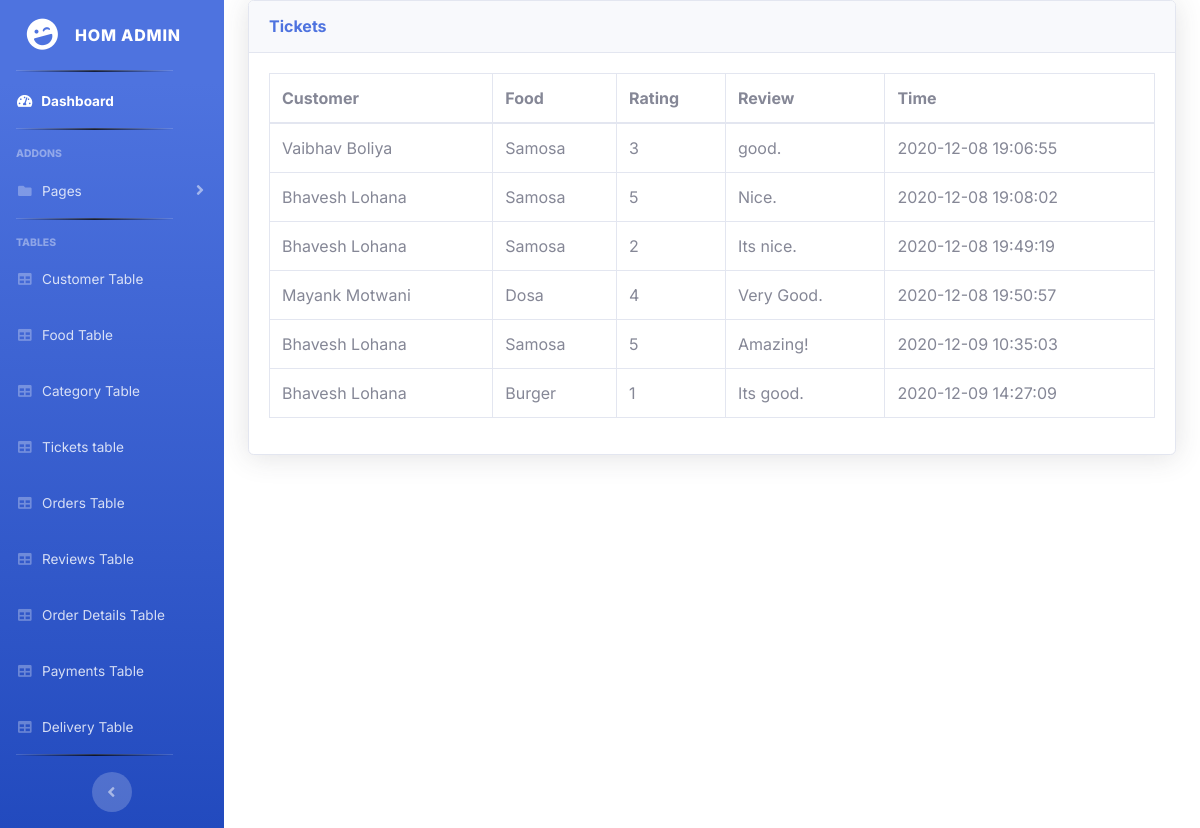
Before: /admin/review.php with the older database file.
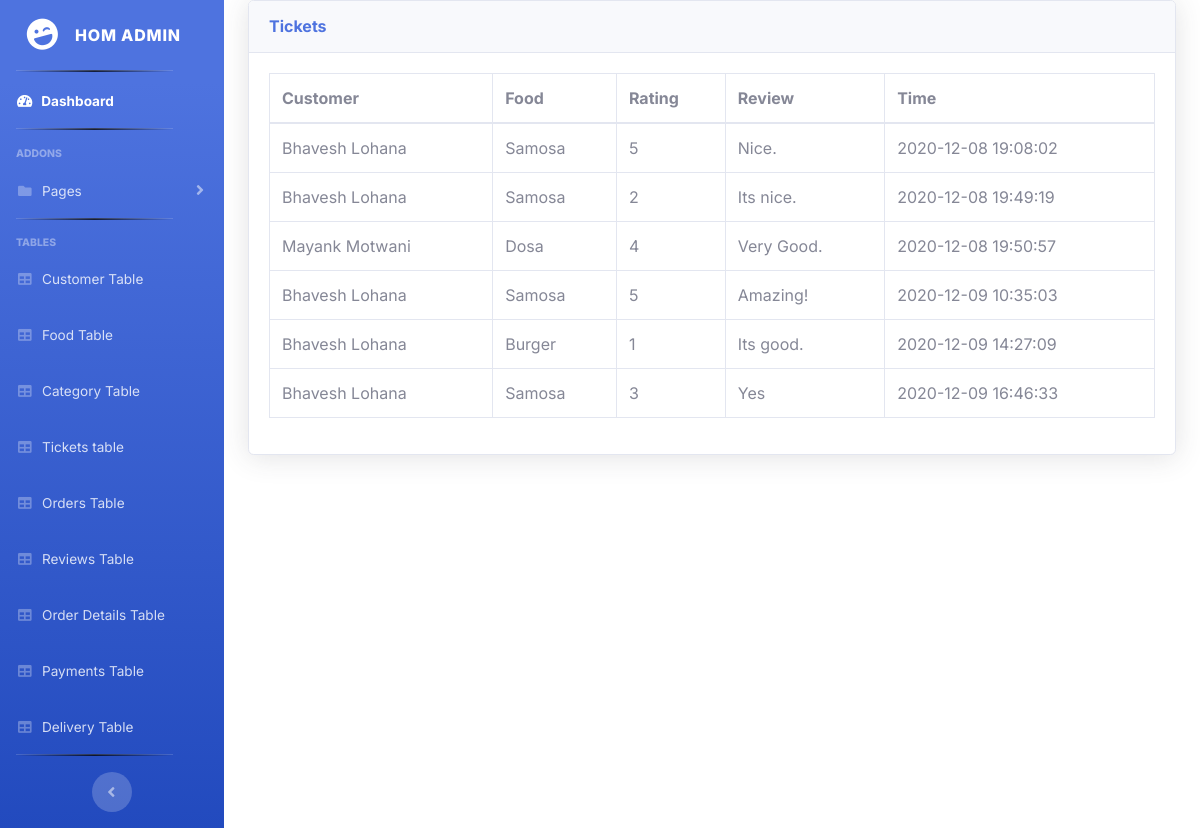
After: the same page with the newer database file.
### tables this page shows
CREATE TABLE `review` (
  `c_id` int(10) NOT NULL,
  `f_id` int(10) NOT NULL,
  `r_id` int(10) NOT NULL,
  `r_rating` int(5) NOT NULL,
  `r_description` varchar(255) NOT NULL,
  `r_time` timestamp NOT NULL DEFAULT current_timestamp()
);

CREATE TABLE `customer` (
  `c_id` int(5) NOT NULL,
  `c_email` varchar(40) NOT NULL,
  `c_password` varchar(15) NOT NULL,
  `c_fname` varchar(10) NOT NULL,
  `c_lname` varchar(10) NOT NULL,
  `c_street` varchar(25) NOT NULL,
  `c_city` varchar(25) NOT NULL,
  `c_state` varchar(25) NOT NULL,
  `c_pincode` int(6) NOT NULL,
  `c_phone_number` bigint(12) NOT NULL
);

CREATE TABLE `food` (
  `f_id` int(10) NOT NULL,
  `f_name` varchar(50) NOT NULL,
  `f_price` int(10) NOT NULL,
  `f_description` varchar(255) NOT NULL,
  `f_special` tinyint(1) NOT NULL,
  `cat_id` int(10) NOT NULL,
  `image` varchar(255) NOT NULL
);

### admin/review.php (the view, shortened to what this page needs)
<?php
    $conn=mysqli_connect("localhost", "bhavesh", "test123", "foodorderingsite");
?>
<!DOCTYPE html>
<html>
<head>
</head>
<body>
	<?php
    include('includes/header.php');
    include('includes/navbar.php');
?>
	<div class="container-fluid">
                    <div class="card shadow mb-4">
                        <div class="card-header py-3">
                            <h6 class="m-0 font-weight-bold text-primary">Tickets</h6>
                        </div>
                        <div class="card-body">
                            <div class="table-responsive">
                                <table class="table table-bordered" id="dataTable" width="100%" cellspacing="0">
                                    <thead>
                                        <tr>
                                            <th>Customer</th>
                                            <th>Food</th>
                                            <th>Rating</th>
                                            <th>Review</th>
                                            <th>Time</th>
                                        </tr>
                                    </thead>
                                    <tbody>
                                        <?php
                                            $query="SELECT customer.c_fname, customer.c_lname, food.f_name, review.r_rating, review.r_description, review.r_time
                                            from review
                                            INNER JOIN food ON review.f_id=food.f_id
                                            INNER JOIN customer ON customer.c_id=review.c_id";
                                            $result = mysqli_query($conn, $query);
                                            $reviews = mysqli_fetch_all($result, MYSQLI_ASSOC);
                                            foreach($reviews as $review) {
                                                echo "<tr>
                                                <td>{$review['c_fname']} {$review['c_lname']}</td>
                                                <td>{$review['f_name']}</td>
                                                <td>{$review['r_rating']}</td>
                                                <td>{$review['r_description']}</td>
                                                <td>{$review['r_time']}</td>
                                                </tr>";
                                            }
                                        ?>
                                    </tbody>
                                </table>
                            </div>
                        </div>
                    </div>
                </div>
</body>
</html>

Changed rows visible on the page:
no longer on this page (row unchanged): review: c.c_fname "Vaibhav", c.c_lname "Boliya", f.f_name "Samosa", r_rating "3", r_description "good.", r_time "2020-12-08 19:06:55"
added review: c.c_fname "Bhavesh", c.c_lname "Lohana", f.f_name "Samosa", r_rating "3", r_description "Yes", r_time "2020-12-09 16:46:33"
